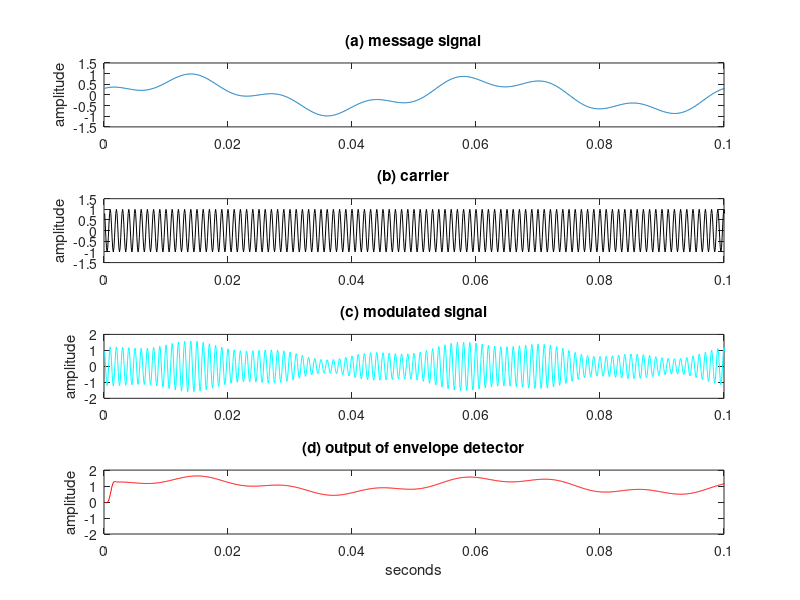
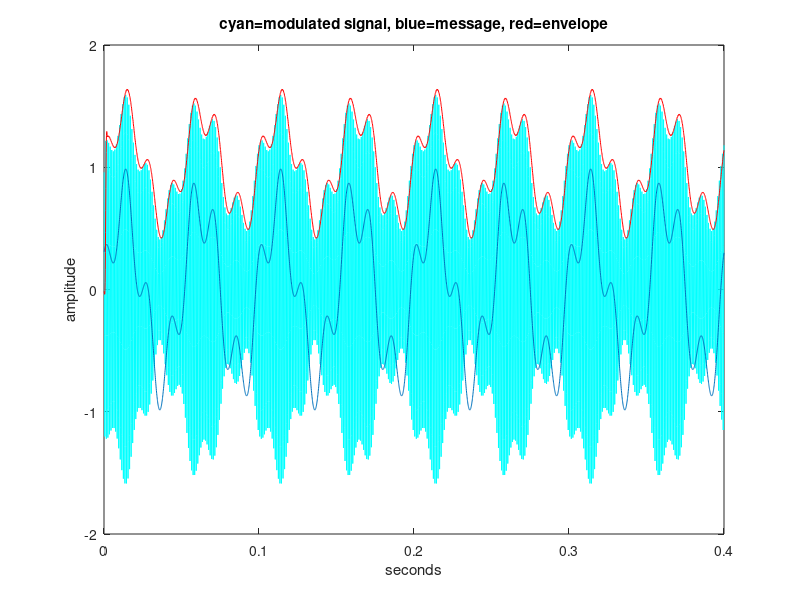

The MATLAB source for these figures, in order: (Note: this script raises an error after producing the figures.)
% DSB_LC.m: large carrier AM demodulated with "envelope detection"time=0.4; Ts=1/10000;                           % sampling interval and timet=Ts:Ts:time;                                   % define a "time" vectorfase = 0;g = 0;fc=1000; c=cos(2*pi*(fc+g)*t + fase);                      % define carrier at freq fcm=.7*sin(2*pi*20*t)+.3*cos(2*pi*70*t);          % create "message" > -1a = 0.6; %Suponemos que Ap = 1x = a*c.*m + c;                               % modulate with large carrierfbe=[0 .05 .25 1]; damps=[1 1 0 0]; L=20;       % low pass filter design h=firpm(L,fbe,damps);                           % impulse response of LPFenvv=(pi/2)*filter(h,1,abs(x));                 % find envelope% generate the figurefigure(1)subplot(4,1,1), plot(t,m)ylabel('amplitude'); title('(a) message signal');axis([0,0.1, -1.5,1.5])subplot(4,1,2), plot(t,c,'k')ylabel('amplitude'); title('(b) carrier');axis([0,0.1, -1.5,1.5])subplot(4,1,3), plot(t,x,'c')ylabel('amplitude'); title('(c) modulated signal');axis([0,0.1, -2,2])subplot(4,1,4), plot(t,envv,'r')ylabel('amplitude'); title('(d) output of envelope detector');axis([0,0.1, -2,2])xlabel('seconds');% this shows things a bit more clearly (but won't print well)figure(2)plot(t,x,'c')hold onplot(t,m)plot(t,envv,'r')ylabel('amplitude')xlabel('seconds')title('cyan=modulated signal, blue=message, red=envelope')hold offfigure(3)plotspec(m,Ts)ylabel('amplitude'); title('(a) Spectrum of message signal');figure(4)plotspec(c,Ts)ylabel('amplitude'); title('(a) Spectrum of carrier');figure(5)plotspec(x,Ts)ylabel('amplitude'); title('(a) Spectrum of modulated signal');figure(6)plotspec(envv,Ts)ylabel('amplitude'); title('(a) Spectrum of envelope');figure(7)freqz(h)figure(8)plotspec(abs(x), Ts)ylabel('amplitude'); title('(a) Spectrum of rectified x(t)');